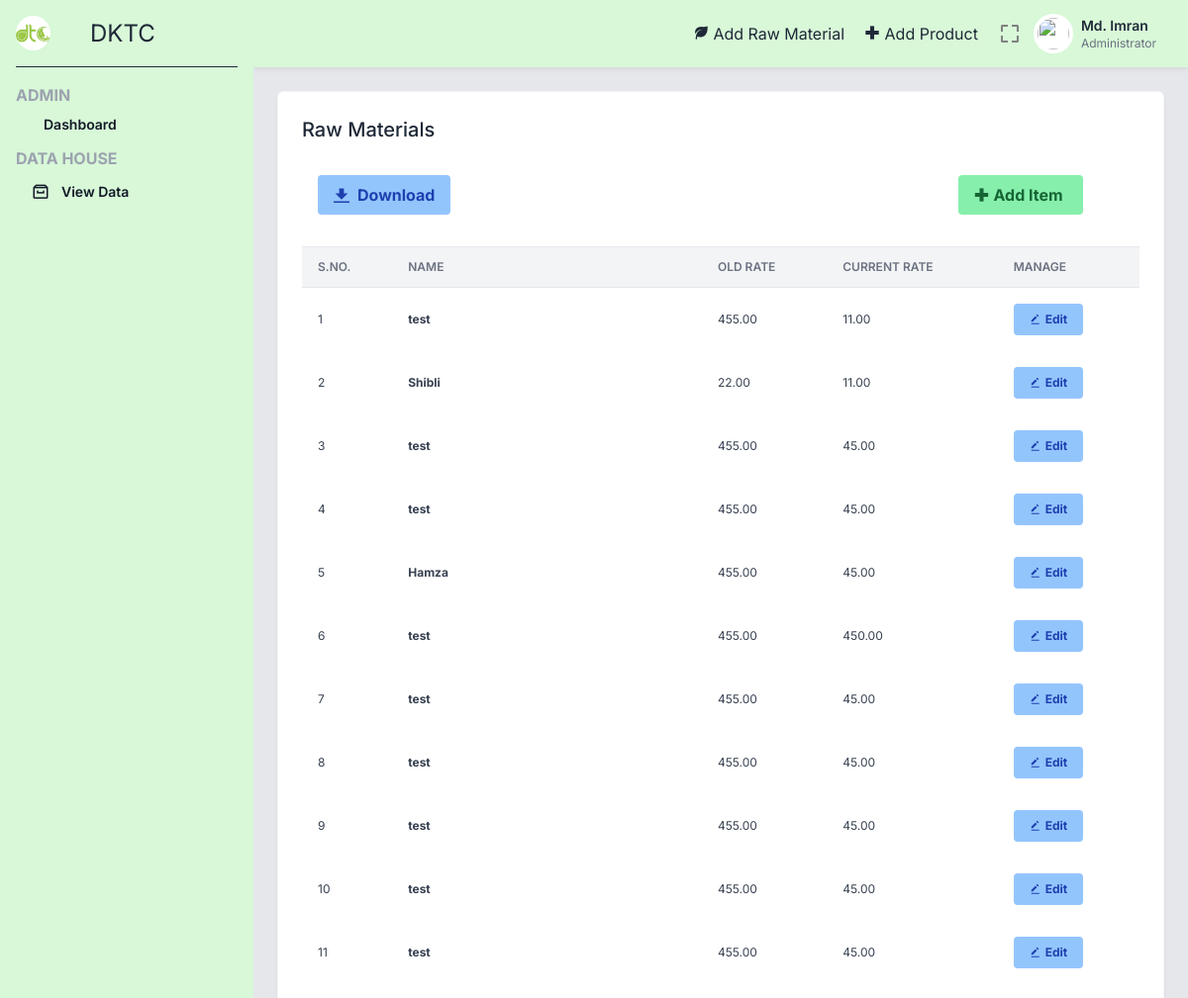
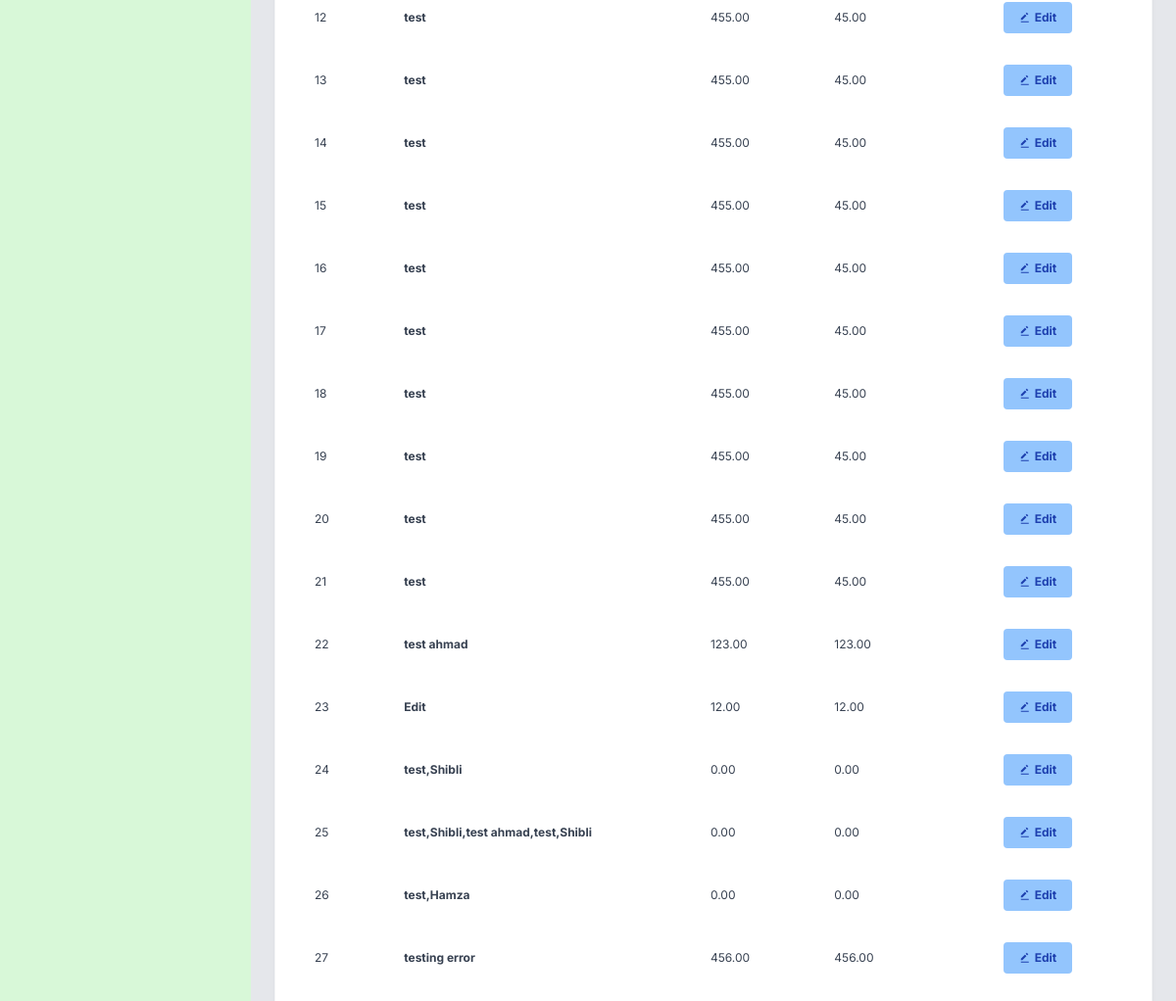
The app's page /rawMaterial.php (signed in) with its own data (2 pictures, top to bottom).
### tables this page shows
CREATE TABLE `raw_material` (
  `_id` int(3) NOT NULL,
  `name` varchar(100) NOT NULL,
  `old_rate` float(8,2) NOT NULL,
  `final_rate` float(8,2) NOT NULL
);

### rawMaterial.php (the view, shortened to what this page needs)
<?php include 'includes/_topbar.php' ?>
<div class="p-6">
    <div class="grid grid-cols-1 lg:grid-cols-3 gap-6 mb-6">
        <div class="bg-white border border-gray-100 shadow-md shadow-black/5 p-6 rounded-md lg:col-span-3">
            <div class="flex justify-between mb-4 items-start">
                <div class="font-medium">
                    <h2 class="text-xl">
                        Raw Materials
                    </h2>
                </div>
            </div>
            <div class="grid grid-cols-1 md:grid-cols-2 lg:grid-cols-4 gap-4 mb-4">
                <div class=" p-4">
                    <button class="bg-blue-300 hover:bg-blue-400 text-blue-800 font-bold py-2 px-4 rounded inline-flex items-center">
                        <svg class="fill-current w-4 h-4 mr-2" xmlns="http://www.w3.org/2000/svg" viewBox="0 0 20 20">
                            <path d="M13 8V2H7v6H2l8 8 8-8h-5zM0 18h20v2H0v-2z" />
                        </svg>
                        <span>Download</span>
                    </button>
                </div>
                <div class=" p-4 col-start-4">
                    <a href="addRM.php">
                        <button class="bg-green-300 hover:bg-green-400 text-green-800 font-bold py-2 px-4 rounded inline-flex items-center">
                            <i class='bx bx-plus-medical'></i>
                            <span class="mx-1">Add Item</span>
                        </button>
                    </a>
                </div>
            </div>
            <div>
                <table class="items-center w-full bg-transparent border-collapse">
                    <thead>
                        <tr>
                            <th class="px-4 bg-gray-100 dark:bg-gray-600 text-gray-500 dark:text-gray-100 align-middle border border-solid border-gray-200 dark:border-gray-500 py-3 text-xs uppercase border-l-0 border-r-0 whitespace-nowrap font-semibold text-left">S.No.</th>
                            <th class="px-4 bg-gray-100 dark:bg-gray-600 text-gray-500 dark:text-gray-100 align-middle border border-solid border-gray-200 dark:border-gray-500 py-3 text-xs uppercase border-l-0 border-r-0 whitespace-nowrap font-semibold text-left">Name</th>
                            <th class="px-4 bg-gray-100 dark:bg-gray-600 text-gray-500 dark:text-gray-100 align-middle border border-solid border-gray-200 dark:border-gray-500 py-3 text-xs uppercase border-l-0 border-r-0 whitespace-nowrap font-semibold text-left min-w-140-px">Old Rate</th>
                            <th class="px-4 bg-gray-100 dark:bg-gray-600 text-gray-500 dark:text-gray-100 align-middle border border-solid border-gray-200 dark:border-gray-500 py-3 text-xs uppercase border-l-0 border-r-0 whitespace-nowrap font-semibold text-left min-w-140-px">Current Rate</th>
                            <th class="px-4 bg-gray-100 dark:bg-gray-600 text-gray-500 dark:text-gray-100 align-middle border border-solid border-gray-200 dark:border-gray-500 py-3 text-xs uppercase border-l-0 border-r-0 whitespace-nowrap font-semibold text-left min-w-140-px">Manage</th>
                        </tr>
                    </thead>
                    <tbody>
                        <?php
                        $sql = "SELECT * FROM `raw_material`";
                        $result = mysqli_query($conn, $sql);
                        $sno = 0;
                        while ($row = mysqli_fetch_assoc($result)) {
                            $idRM = $row['_id'];
                            $sno += 1;
                            echo "<tr class='text-gray-700 dark:text-gray-100'>
                                <td class='border-t-0 px-4 align-middle border-l-0 border-r-0 text-xs whitespace-nowrap p-4'>" . $sno . "</td>
                                <th class='border-t-0 px-4 align-middle border-l-0 border-r-0 text-xs whitespace-nowrap p-4 text-left'>" . $row['name'] . "</th>
                                <td class='border-t-0 px-4 align-middle border-l-0 border-r-0 text-xs whitespace-nowrap p-4'>
                                    " . $row['old_rate'] . "
                                </td>
                                <td class='border-t-0 px-4 align-middle border-l-0 border-r-0 text-xs whitespace-nowrap p-4'>
                                    " . $row['final_rate'] . "
                                </td>
                                <td class='border-t-0 px-4 align-middle border-l-0 border-r-0 text-xs whitespace-nowrap p-4'>
                                    <a href='editRM.php?id=" . $idRM . "'>
                                        <button id=" . $row['_id'] . " class='edit bg-blue-300 hover:bg-blue-400 text-blue-800 font-bold py-2 px-4 rounded inline-flex items-center'>
                                            <i class='bx bxs-edit-alt'></i>
                                            <span class='ml-1'>Edit</span>
                                        </button>
                                    </a>
                                </td>
                            </tr>";
                        }
                        ?>
                    </tbody>
                </table>
            </div>
        </div>
    </div>
</div>
<?php include 'includes/_bottombar.php' ?>

### includes/_topbar.php (style rules this page uses)
html { line-height: 1.5; -webkit-text-size-adjust: 100%; -moz-tab-size: 4; -o-tab-size: 4; tab-size: 4; font-family: ui-sans-serif, system-ui, -apple-system, BlinkMacSystemFont, "Segoe UI", Roboto, "Helvetica Neue", Arial, "Noto Sans", sans-serif, "Apple Color Emoji", "Segoe UI Emoji", "Segoe UI Symbol", "Noto Color Emoji"; font-feature-settings: normal; font-variation-settings: normal; }
body { margin: 0; line-height: inherit; }
h1, h2, h3, h4, h5, h6 { font-size: inherit; font-weight: inherit; }
a { color: inherit; text-decoration: inherit; }
table { text-indent: 0; border-color: inherit; border-collapse: collapse; }
button, input, optgroup, select, textarea { font-family: inherit; font-feature-settings: inherit; font-variation-settings: inherit; font-size: 100%; font-weight: inherit; line-height: inherit; color: inherit; margin: 0; padding: 0; }
button, select { text-transform: none; }
button, [type='button'], [type='reset'], [type='submit'] { -webkit-appearance: button; background-color: transparent; background-image: none; }
blockquote, dl, dd, h1, h2, h3, h4, h5, h6, hr, figure, p, pre { margin: 0; }
button, [role="button"] { cursor: pointer; }
img, svg, video, canvas, audio, iframe, embed, object { display: block; vertical-align: middle; }
.mb-4 { margin-bottom: 1rem; }
.mb-6 { margin-bottom: 1.5rem; }
.ml-1 { margin-left: 0.25rem; }
.mr-2 { margin-right: 0.5rem; }
.flex { display: flex; }
.grid { display: grid; }
.h-4 { height: 1rem; }
.w-full { width: 100%; }
.grid-cols-1 { grid-template-columns: repeat(1, minmax(0, 1fr)); }
.items-start { align-items: flex-start; }
.items-center { align-items: center; }
.justify-between { justify-content: space-between; }
.gap-4 { gap: 1rem; }
.gap-6 { gap: 1.5rem; }
.rounded { border-radius: 0.25rem; }
.rounded-md { border-radius: 0.375rem; }
.border { border-width: 1px; }
.border-gray-100 { --tw-border-opacity: 1; border-color: rgb(243 244 246 / var(--tw-border-opacity)); }
.border-gray-200 { --tw-border-opacity: 1; border-color: rgb(229 231 235 / var(--tw-border-opacity)); }
.bg-gray-100 { --tw-bg-opacity: 1; background-color: rgb(243 244 246 / var(--tw-bg-opacity)); }
.bg-white { --tw-bg-opacity: 1; background-color: rgb(255 255 255 / var(--tw-bg-opacity)); }
.p-4 { padding: 1rem; }
.p-6 { padding: 1.5rem; }
.px-4 { padding-left: 1rem; padding-right: 1rem; }
.py-2 { padding-top: 0.5rem; padding-bottom: 0.5rem; }
.text-left { text-align: left; }
.align-middle { vertical-align: middle; }
.font-inter { font-family: 'Inter', sans-serif; }
.text-xl { font-size: 1.25rem; line-height: 1.75rem; }
.font-bold { font-weight: 700; }
.font-medium { font-weight: 500; }
.font-semibold { font-weight: 600; }
.uppercase { text-transform: uppercase; }
.text-gray-800 { --tw-text-opacity: 1; color: rgb(31 41 55 / var(--tw-text-opacity)); }
.shadow-md { --tw-shadow: 0 4px 6px -1px rgb(0 0 0 / 0.1), 0 2px 4px -2px rgb(0 0 0 / 0.1); --tw-shadow-colored: 0 4px 6px -1px var(--tw-shadow-color), 0 2px 4px -2px var(--tw-shadow-color); box-shadow: var(--tw-ring-offset-shadow, 0 0 #0000), var(--tw-ring-shadow, 0 0 #0000), var(--tw-shadow); }
.shadow-black\/5 { --tw-shadow-color: rgb(0 0 0 / 0.05); --tw-shadow: var(--tw-shadow-colored); }
@media (min-width: 768px) { .md\:grid-cols-2 { grid-template-columns: repeat(2, minmax(0, 1fr)); } }
@media (min-width: 1024px) { .lg\:grid-cols-3 { grid-template-columns: repeat(3, minmax(0, 1fr)); } }

### records on screen
raw_material: name "test", old_rate "455.00", final_rate "11.00"
raw_material: name "Shibli", old_rate "22.00", final_rate "11.00"
raw_material: name "test", old_rate "455.00", final_rate "45.00"
raw_material: name "test", old_rate "455.00", final_rate "45.00"
raw_material: name "Hamza", old_rate "455.00", final_rate "45.00"
raw_material: name "test", old_rate "455.00", final_rate "450.00"
raw_material: name "test", old_rate "455.00", final_rate "45.00"
raw_material: name "test", old_rate "455.00", final_rate "45.00"
raw_material: name "test", old_rate "455.00", final_rate "45.00"
raw_material: name "test", old_rate "455.00", final_rate "45.00"
raw_material: name "test", old_rate "455.00", final_rate "45.00"
raw_material: name "test", old_rate "455.00", final_rate "45.00"
raw_material: name "test", old_rate "455.00", final_rate "45.00"
raw_material: name "test", old_rate "455.00", final_rate "45.00"
raw_material: name "test", old_rate "455.00", final_rate "45.00"
raw_material: name "test", old_rate "455.00", final_rate "45.00"
raw_material: name "test", old_rate "455.00", final_rate "45.00"
raw_material: name "test", old_rate "455.00", final_rate "45.00"
raw_material: name "test", old_rate "455.00", final_rate "45.00"
raw_material: name "test", old_rate "455.00", final_rate "45.00"
raw_material: name "test", old_rate "455.00", final_rate "45.00"
raw_material: name "test ahmad", old_rate "123.00", final_rate "123.00"
raw_material: name "Edit", old_rate "12.00", final_rate "12.00"
raw_material: name "test,Shibli", old_rate "0.00", final_rate "0.00"
raw_material: name "test,Shibli,test ahmad,test,Shibli", old_rate "0.00", final_rate "0.00"
raw_material: name "test,Hamza", old_rate "0.00", final_rate "0.00"
raw_material: name "testing error", old_rate "456.00", final_rate "456.00"
